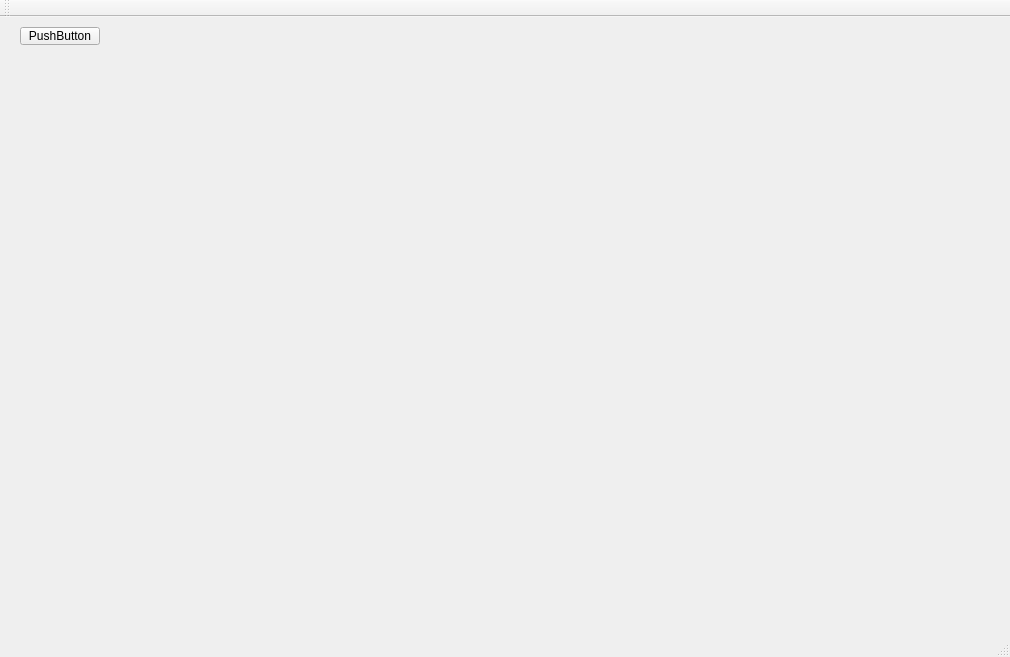
<?xml version="1.0" encoding="UTF-8"?>
<ui version="4.0">
 <class>MainWindow</class>
 <widget class="QMainWindow" name="MainWindow">
  <property name="geometry">
   <rect>
    <x>0</x>
    <y>0</y>
    <width>1010</width>
    <height>657</height>
   </rect>
  </property>
  <property name="windowTitle">
   <string>MainWindow</string>
  </property>
  <widget class="QWidget" name="centralWidget">
   <widget class="QWidget" name="horizontalLayoutWidget">
    <property name="geometry">
     <rect>
      <x>9</x>
      <y>29</y>
      <width>991</width>
      <height>571</height>
     </rect>
    </property>
    <layout class="QHBoxLayout" name="horizontalLayout"/>
   </widget>
   <widget class="QPushButton" name="pushButton">
    <property name="geometry">
     <rect>
      <x>20</x>
      <y>10</y>
      <width>80</width>
      <height>18</height>
     </rect>
    </property>
    <property name="text">
     <string>PushButton</string>
    </property>
   </widget>
  </widget>
  <widget class="QMenuBar" name="menuBar">
   <property name="geometry">
    <rect>
     <x>0</x>
     <y>0</y>
     <width>1010</width>
     <height>17</height>
    </rect>
   </property>
  </widget>
  <widget class="QToolBar" name="mainToolBar">
   <attribute name="toolBarArea">
    <enum>TopToolBarArea</enum>
   </attribute>
   <attribute name="toolBarBreak">
    <bool>false</bool>
   </attribute>
  </widget>
  <widget class="QStatusBar" name="statusBar"/>
 </widget>
 <layoutdefault spacing="6" margin="11"/>
 <resources/>
 <connections/>
</ui>
